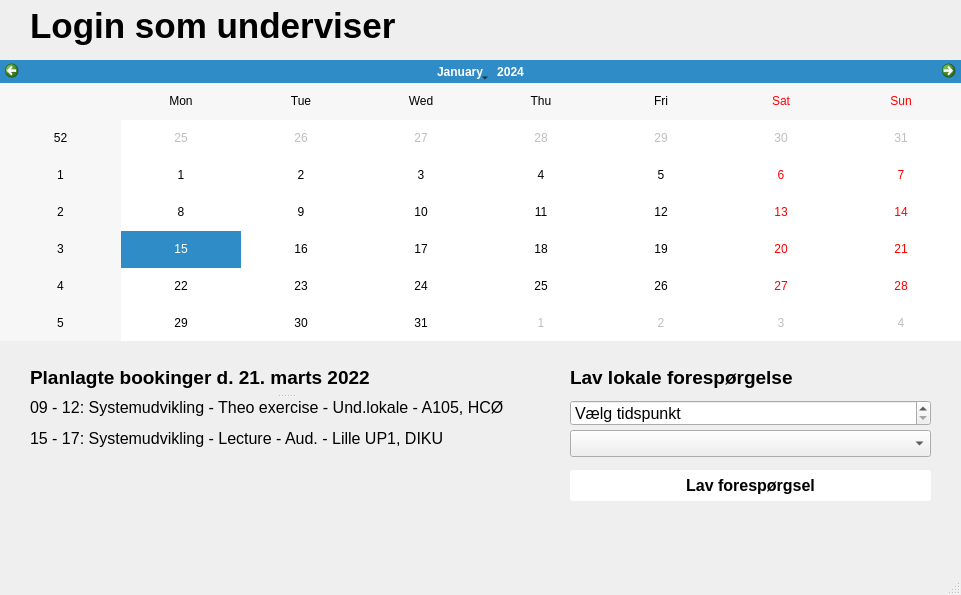
<?xml version="1.0" encoding="UTF-8"?>
<ui version="4.0">
 <class>MainWindow</class>
 <widget class="QMainWindow" name="MainWindow">
  <property name="geometry">
   <rect>
    <x>0</x>
    <y>0</y>
    <width>961</width>
    <height>595</height>
   </rect>
  </property>
  <property name="windowTitle">
   <string>MainWindow</string>
  </property>
  <property name="tabShape">
   <enum>QTabWidget::Rounded</enum>
  </property>
  <widget class="QWidget" name="centralwidget">
   <widget class="QCalendarWidget" name="kalenderUnderviser">
    <property name="geometry">
     <rect>
      <x>0</x>
      <y>60</y>
      <width>961</width>
      <height>281</height>
     </rect>
    </property>
   </widget>
   <widget class="QLabel" name="datovalg_2">
    <property name="geometry">
     <rect>
      <x>30</x>
      <y>0</y>
      <width>701</width>
      <height>51</height>
     </rect>
    </property>
    <property name="font">
     <font>
      <pointsize>26</pointsize>
      <bold>true</bold>
     </font>
    </property>
    <property name="text">
     <string>Login som underviser</string>
    </property>
   </widget>
   <widget class="QTimeEdit" name="forsporgselTid">
    <property name="geometry">
     <rect>
      <x>570</x>
      <y>400</y>
      <width>361</width>
      <height>26</height>
     </rect>
    </property>
    <property name="font">
     <font>
      <pointsize>12</pointsize>
     </font>
    </property>
    <property name="specialValueText">
     <string>Vælg tidspunkt</string>
    </property>
   </widget>
   <widget class="QPushButton" name="lavForsporgsel_2">
    <property name="geometry">
     <rect>
      <x>570</x>
      <y>470</y>
      <width>361</width>
      <height>31</height>
     </rect>
    </property>
    <property name="font">
     <font>
      <pointsize>12</pointsize>
      <bold>true</bold>
     </font>
    </property>
    <property name="mouseTracking">
     <bool>true</bool>
    </property>
    <property name="styleSheet">
     <string notr="true">QPushButton {
background-color: rgb(255, 255, 255);
border-radius:3px;
}

QPushButton:hover {
background-color: rgb(250, 250, 250);
}</string>
    </property>
    <property name="text">
     <string>Lav forespørgsel</string>
    </property>
   </widget>
   <widget class="QComboBox" name="kursusDropdownForporgsel">
    <property name="geometry">
     <rect>
      <x>570</x>
      <y>430</y>
      <width>361</width>
      <height>27</height>
     </rect>
    </property>
    <property name="font">
     <font>
      <pointsize>12</pointsize>
     </font>
    </property>
    <property name="autoFillBackground">
     <bool>false</bool>
    </property>
    <property name="styleSheet">
     <string notr="true"/>
    </property>
    <property name="currentText">
     <string/>
    </property>
    <property name="placeholderText">
     <string>Vælg kursus</string>
    </property>
    <item>
     <property name="text">
      <string>Systemudvikling - Theo exercise</string>
     </property>
    </item>
    <item>
     <property name="text">
      <string>Systemudvikling - Lecture</string>
     </property>
    </item>
    <item>
     <property name="text">
      <string>Sygedomslære - Forelæsning</string>
     </property>
    </item>
    <item>
     <property name="text">
      <string>Sygedomslære - SAU</string>
     </property>
    </item>
    <item>
     <property name="text">
      <string>Sygedomslære - Café</string>
     </property>
    </item>
   </widget>
   <widget class="QSplitter" name="splitter">
    <property name="geometry">
     <rect>
      <x>30</x>
      <y>360</y>
      <width>511</width>
      <height>191</height>
     </rect>
    </property>
    <property name="orientation">
     <enum>Qt::Vertical</enum>
    </property>
    <widget class="QLabel" name="datoValgS">
     <property name="font">
      <font>
       <pointsize>14</pointsize>
       <bold>true</bold>
      </font>
     </property>
     <property name="text">
      <string>Planlagte bookinger d. 21. marts 2022</string>
     </property>
    </widget>
    <widget class="QLabel" name="datoIndholdS">
     <property name="font">
      <font>
       <pointsize>12</pointsize>
      </font>
     </property>
     <property name="text">
      <string>&lt;html&gt;&lt;head/&gt;&lt;body&gt;&lt;p&gt;09 - 12: Systemudvikling - Theo exercise - Und.lokale - A105, HCØ&lt;/p&gt;&lt;p&gt;15 - 17: Systemudvikling - Lecture - Aud. - Lille UP1, DIKU&lt;/p&gt;&lt;/body&gt;&lt;/html&gt;</string>
     </property>
     <property name="alignment">
      <set>Qt::AlignLeading|Qt::AlignLeft|Qt::AlignTop</set>
     </property>
     <property name="wordWrap">
      <bool>true</bool>
     </property>
    </widget>
   </widget>
   <widget class="QLabel" name="lavForsporgsel">
    <property name="geometry">
     <rect>
      <x>570</x>
      <y>350</y>
      <width>361</width>
      <height>55</height>
     </rect>
    </property>
    <property name="font">
     <font>
      <pointsize>14</pointsize>
      <bold>true</bold>
     </font>
    </property>
    <property name="text">
     <string>Lav lokale forespørgelse</string>
    </property>
   </widget>
  </widget>
  <widget class="QMenuBar" name="menubar">
   <property name="geometry">
    <rect>
     <x>0</x>
     <y>0</y>
     <width>961</width>
     <height>22</height>
    </rect>
   </property>
  </widget>
  <widget class="QStatusBar" name="statusbar"/>
 </widget>
 <resources/>
 <connections/>
</ui>
